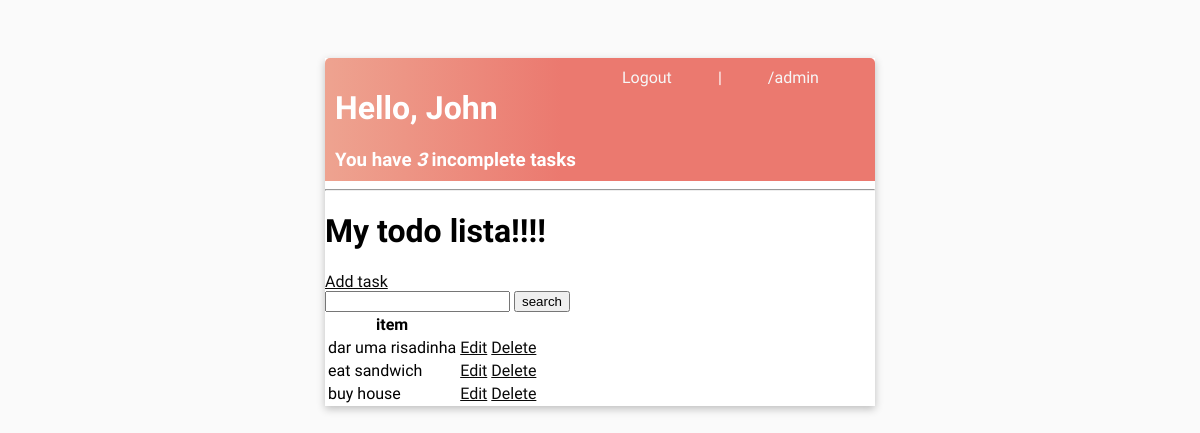
Screenshot of / (signed in) with the database file from the repository.
### base/models.py (models this page shows, shortened)
class Task(models.Model):
    user = models.ForeignKey(User, on_delete=models.CASCADE, null=True, blank=True)
    title = models.CharField(max_length=40)
    description = models.TextField(max_length=300, null=True, blank=True)
    complete = models.BooleanField(default=False)
    created = models.DateTimeField(auto_now_add=True)

### base/views.py (the view)
# urls.py: path('', TaskList.as_view(), name='tasks'),
class TaskList(LoginRequiredMixin, ListView):
    model = Task
    context_object_name = 'tasks' # usually is object_list
    def get_context_data(self,**kwargs):
        context = super().get_context_data(**kwargs)
        context['tasks'] = context['tasks'].filter(user=self.request.user)
        context['count'] = context['tasks'].filter(complete=False).count()
        search_input = self.request.GET.get('search-area') or ''
        if search_input:
            context['tasks'] = context['tasks'].filter(title__startswith=search_input)
        context['search_input'] = search_input
        return context

### base/templates/base/task_list.html
{% extends 'base/main.html' %}
{% block content %}
<header>
    <div>
        <h1>Hello, {{request.user|title}}</h1>
        <h3 style="margin: 0;">You have <i>{{count}}</i> incomplete task{{ count|pluralize:"s" }}</h3>
    </div>
    {% if request.user.is_authenticated %}
    <a href="{% url 'logout' %}">Logout</a> |
    {% else %}
    <a href="{% url 'login' %}">Login</a> |
    {% endif %}
    <a href="/admin">/admin</a></p>
</header>
<hr>
<h1>My todo lista!!!!</h1>
<a href="{% url 'task-create' %}">
    Add task
</a>
<form action="" method="GET">
    <input type="text" name="search-area" value="{{search_input}}">
    <input type="submit" value="search">
</form>
<table>
    <tr>
        <th>item</th>
        <th></th>
        <th></th>
    </tr>
    {% for task in tasks %}
    <tr>
        <td>{{task.title}}</td>
        <td>
            <a href="{% url 'task-update' task.id %}">Edit</a>
        </td>
        <td>
            <a href="{% url 'task-delete' task.id %}">Delete</a>
        </td>
    </tr>
    {% empty %}
    <h3>no items in list</h3>
    {% endfor %}
</table>
{% endblock content %}

### base/templates/base/main.html (style rules this page uses)
body { background-color: #FAFAFA; font-family: Raleway; padding-top: 50px; }
a, p { color: #0a0a0a; }
header { display: flex; justify-content: space-between; color: #fff; padding: 10px; border-radius: 5px 5px 0 0; background: linear-gradient(90deg, #EEA390 0%, #EB796F 43%, #EB796F 100%); }
header a { color: rgb(247, 247, 247); text-decoration: none; }

### rows the page displays
Task: title "dar uma risadinha"
Task: title "eat sandwich"
Task: title "buy house"

### other values shown
{{ request.user|title }} "John"
{{ count }} "3"
